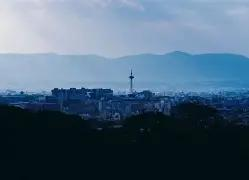
#> input picture Assignment_Cluster/문제해결과인공지능/images/Day_view/OIP (1).jpg, 249 x 180 px
$ python -i Generate_CSV.py   (imports and definitions only)
#> lines starting #> are read from the running program, lines starting #| are printed output that depends on the picture; after the words box and inside, x2 and y2 are one past the last pixel; in counts of white or black regions, pixels touching at a corner belong together
#> further down, picture is the input picture: shape (180, 249, 3); mean B, G, R 121, 99.7, 76.3
import cv2
import numpy as np
import csv
import os

# 1. HSV 색상 범위 정의 (유채색 6종 + 무채색 3종)
# 국제 표준 색상 공간(Color Space) 정률 및 색상환(Color Wheel)에서 기원한 수치
COLOR_RANGES = {
    # [무채색] 명도(V)와 채도(S) 기준
    'Black':      {'lower': np.array([0, 0, 0]),       'upper': np.array([180, 255, 45])},
    'White':      {'lower': np.array([0, 0, 200]),     'upper': np.array([180, 30, 255])},
    'Gray':       {'lower': np.array([0, 0, 46]),      'upper': np.array([180, 40, 199])},
    # 유채색: 색상(H: 0~180) 기준
    'Red':        [
                    {'lower': np.array([0, 50, 50]),   'upper': np.array([10, 255, 255])},
                    {'lower': np.array([170, 50, 50]), 'upper': np.array([180, 255, 255])}
                  ],
    'Skin/Orange':{'lower': np.array([11, 40, 50]),    'upper': np.array([25, 255, 255])},
    'Yellow':     {'lower': np.array([26, 50, 50]),    'upper': np.array([35, 255, 255])},
    'Green':      {'lower': np.array([36, 50, 50]),    'upper': np.array([85, 255, 255])},
    'Blue':       {'lower': np.array([86, 50, 50]),    'upper': np.array([135, 255, 255])},
    'Purple':     {'lower': np.array([136, 50, 50]),   'upper': np.array([169, 255, 255])}
}

# 2. 이미지 1장 추출 함수
def extract_top3_colors(frame):
    hsv = cv2.cvtColor(frame, cv2.COLOR_BGR2HSV)
#> hsv: shape (180, 249, 3); mean H, S, V 103.5, 149.1, 121
    total_pixels = frame.shape[0] * frame.shape[1]
#> total_pixels = 44820
    color_counts = {}

    # 각 색상 마스크별 픽셀 수 계산
    for color_name, bounds in COLOR_RANGES.items():
        if isinstance(bounds, list): # Red처럼 범위가 2개인 경우
            #inRange함수는 영상내의 픽셀을 조사하여 맞으면 흰색, 안맞으면 검정색 마스크 생성
            # 1. 0~10 범위에 해당하는 픽셀들만 흰색(255)으로 표시한 마스크 1 생성
            mask1 = cv2.inRange(hsv, bounds[0]['lower'], bounds[0]['upper'])
            # 2. 170~180 범위에 해당하는 픽셀들만 흰색(255)으로 표시한 마스크 2 생성
            mask2 = cv2.inRange(hsv, bounds[1]['lower'], bounds[1]['upper'])
            # 3. or연산으로 합치
            mask = cv2.bitwise_or(mask1, mask2)
        else:
            mask = cv2.inRange(hsv, bounds['lower'], bounds['upper'])

        color_counts[color_name] = cv2.countNonZero(mask) #해당되는 색상의 픽셀 개수 카운팅
#> this loop made 9 passes
#> pass 1, in extract_top3_colors, `mask = cv2.inRange(hsv, bounds['lower'], bounds['upper'])`:
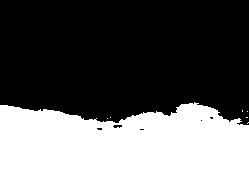
#> mask: shape (180, 249); 37% white; 7 white regions (6 under 20 px), largest, box (x1, y1, x2, y2) and area: (0, 102, 249, 180) 16584
#> pass 2, in extract_top3_colors, `mask = cv2.inRange(hsv, bounds['lower'], bounds['upper'])`:
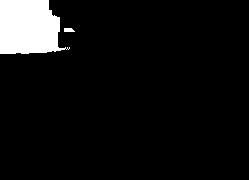
#> mask: shape (180, 249); 6.8% white; 2 white regions, box (x1, y1, x2, y2) and area: (0, 0, 70, 54) 3014, (64, 28, 75, 32) 38
#> pass 3, in extract_top3_colors, `mask = cv2.inRange(hsv, bounds['lower'], bounds['upper'])`:
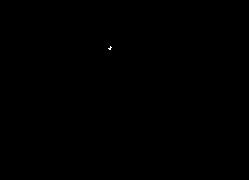
#> mask: shape (180, 249); 0.02% white in thin lines or dots, all inside (x1, y1, x2, y2) = (108, 46, 112, 50)
#> after the loop: mask: shape (180, 249); every value is 0
#> after the loop, color_counts = 9 items

    # 내림차순 정렬 후 비율 계산
    sorted_colors = sorted(color_counts.items(), key=lambda x: x[1], reverse=True)
#> sorted_colors = [('Blue', 22664), ('Black', 16593), ('White', 3052), ('Gray', 8), ('Red', 0), ('Skin/Orange', 0), ('Yellow', 0), ('Green', 0), ('Purple', 0)]

    top3 = sorted_colors[:3] #내림차순으로 정리한 후 0번째 인덱스(1위)부터 2번째(3위)까지 슬라이싱
#> top3 = [('Blue', 22664), ('Black', 16593), ('White', 3052)]
    top3_sum = sum([count for _, count in top3]) #상위 3개의 색상이 차지하는 총 픽셀의 개수를 제고, 색상 이름을 쓰지 말고 픽셀수만 카운트
#> top3_sum = 42309
    etc_ratio = round(((total_pixels - top3_sum) / total_pixels) * 100, 2)
#> etc_ratio = 5.6

    results = []
    for name, count in top3:
        ratio = round((count / total_pixels) * 100, 2)
        results.append((name, ratio))
#> this loop made 3 passes
#> (name, count, ratio) on passes 1 to 3: ('Blue', 22664, 50.57), ('Black', 16593, 37.02), ('White', 3052, 6.81)
#> after the loop, results = [('Blue', 50.57), ('Black', 37.02), ('White', 6.81)]

    return results, etc_ratio

# 3. 폴더 내 이미지 일괄 처리 및 CSV 생성
image_folder = "./images"  # 분석할 이미지들이 들어있는 폴더 경로

# 폴더가 없으면 자동 생성
# [37 lines not run here, left out]

>>> import cv2
>>> picture = cv2.imread('images/Day_view/OIP (1).jpg')
>>> result = extract_top3_colors(picture)
#> result = ([('Blue', 50.57), ('Black', 37.02), ('White', 6.81)], 5.6)

$ run again, on Assignment_Cluster/문제해결과인공지능/images/Evening_view/OIP (10).jpg
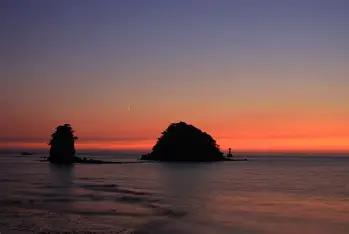
#> input picture Assignment_Cluster/문제해결과인공지능/images/Evening_view/OIP (10).jpg, 349 x 234 px
#> picture is the input picture: shape (234, 349, 3); mean B, G, R 84.3, 83.8, 114
#> hsv: shape (234, 349, 3); mean H, S, V 74.4, 84.3, 119.9
#> the loop in extract_top3_colors, `for color_name, bounds in COLOR_RANGES.items():` made 9 passes
#> pass 1, in extract_top3_colors, `mask = cv2.inRange(hsv, bounds['lower'], bounds['upper'])`:
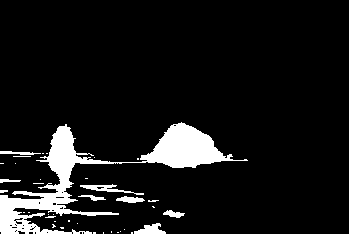
#> mask: shape (234, 349); 8.7% white; 38 white regions (29 under 20 px), largest, box (x1, y1, x2, y2) and area: (0, 122, 248, 234) 6035, (80, 184, 144, 195) 221, (134, 223, 166, 234) 208
#> after the loop in extract_top3_colors, `for color_name, bounds in COLOR_RANGES.items():`:
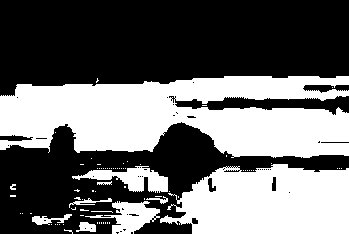
#> mask1: shape (234, 349); 42.1% white; 77 white regions (66 under 20 px), largest, box (x1, y1, x2, y2) and area: (0, 76, 349, 158) 20966, (160, 164, 349, 234) 10362, (72, 166, 168, 193) 1188
#> after the loop in extract_top3_colors, `for color_name, bounds in COLOR_RANGES.items():`: color_counts = 9 items
#> sorted_colors = [('Red', 40504), ('Blue', 12165), ('Gray', 11187), ('Black', 7070), ('Skin/Orange', 1952), ('Purple', 902), ('White', 0), ('Yellow', 0), ('Green', 0)]
#> top3 = [('Red', 40504), ('Blue', 12165), ('Gray', 11187)]
#> top3_sum = 63856
#> etc_ratio = 21.81
#> the loop in extract_top3_colors, `for name, count in top3:` made 3 passes
#> (name, count, ratio) on passes 1 to 3: ('Red', 40504, 49.6), ('Blue', 12165, 14.9), ('Gray', 11187, 13.7)
#> after the loop in extract_top3_colors, `for name, count in top3:`: results = [('Red', 49.6), ('Blue', 14.9), ('Gray', 13.7)]
#> result = ([('Red', 49.6), ('Blue', 14.9), ('Gray', 13.7)], 21.81)

$ run again, on Assignment_Cluster/문제해결과인공지능/images/Evening_view/OIP (11).jpg
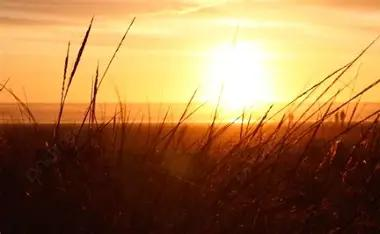
#> input picture Assignment_Cluster/문제해결과인공지능/images/Evening_view/OIP (11).jpg, 380 x 234 px
#> picture is the input picture: shape (234, 380, 3); mean B, G, R 70.3, 118.1, 160.5
#> hsv: shape (234, 380, 3); mean H, S, V 14.5, 175.8, 160.5
#> the loop in extract_top3_colors, `for color_name, bounds in COLOR_RANGES.items():` made 9 passes
#> pass 1, in extract_top3_colors, `mask = cv2.inRange(hsv, bounds['lower'], bounds['upper'])`:
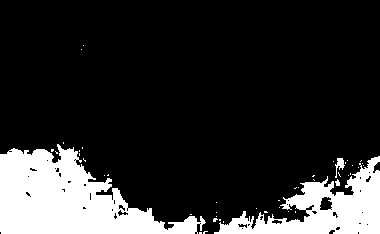
#> mask: shape (234, 380); 17.6% white; 45 white regions (41 under 20 px), largest, box (x1, y1, x2, y2) and area: (0, 144, 206, 234) 10024, (214, 156, 380, 234) 5372, (335, 158, 345, 178) 86, (335, 179, 340, 186) 24
#> after the loop in extract_top3_colors, `for color_name, bounds in COLOR_RANGES.items():`:
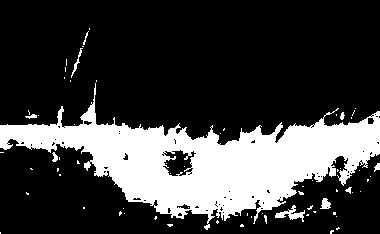
#> mask1: shape (234, 380); 24.4% white; 68 white regions (58 under 20 px), largest, box (x1, y1, x2, y2) and area: (0, 83, 380, 230) 20894, (275, 205, 305, 222) 191, (320, 198, 331, 209) 80
#> after the loop in extract_top3_colors, `for color_name, bounds in COLOR_RANGES.items():`: color_counts = 9 items
#> sorted_colors = [('Skin/Orange', 34705), ('Red', 21668), ('Black', 15620), ('Yellow', 8953), ('White', 3822), ('Gray', 0), ('Green', 0), ('Blue', 0), ('Purple', 0)]
#> top3 = [('Skin/Orange', 34705), ('Red', 21668), ('Black', 15620)]
#> top3_sum = 71993
#> etc_ratio = 19.04
#> the loop in extract_top3_colors, `for name, count in top3:` made 3 passes
#> (name, count, ratio) on passes 1 to 3: ('Skin/Orange', 34705, 39.03), ('Red', 21668, 24.37), ('Black', 15620, 17.57)
#> after the loop in extract_top3_colors, `for name, count in top3:`: results = [('Skin/Orange', 39.03), ('Red', 24.37), ('Black', 17.57)]
#> result = ([('Skin/Orange', 39.03), ('Red', 24.37), ('Black', 17.57)], 19.04)

$ run again, on Assignment_Cluster/문제해결과인공지능/images/Indoor_View/OIP (1).jpg
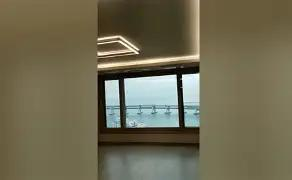
#> input picture Assignment_Cluster/문제해결과인공지능/images/Indoor_View/OIP (1).jpg, 292 x 180 px
#> picture is the input picture: shape (180, 292, 3); mean B, G, R 81.7, 106, 111.5
#> hsv: shape (180, 292, 3); mean H, S, V 30.3, 87.5, 114.5
#> the loop in extract_top3_colors, `for color_name, bounds in COLOR_RANGES.items():` made 9 passes
#> pass 1, in extract_top3_colors, `mask = cv2.inRange(hsv, bounds['lower'], bounds['upper'])`:
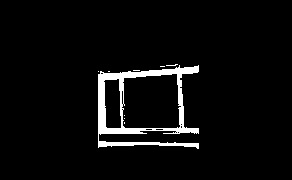
#> mask: shape (180, 292); 4.4% white; 9 white regions (8 under 20 px), largest, box (x1, y1, x2, y2) and area: (98, 65, 199, 149) 2293
#> pass 3, in extract_top3_colors, `mask = cv2.inRange(hsv, bounds['lower'], bounds['upper'])`:
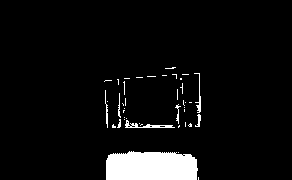
#> mask: shape (180, 292); 5.8% white; 42 white regions (34 under 20 px), largest, box (x1, y1, x2, y2) and area: (106, 151, 198, 180) 2431, (125, 120, 175, 128) 145, (194, 73, 201, 113) 78
#> after the loop in extract_top3_colors, `for color_name, bounds in COLOR_RANGES.items():`: color_counts = 9 items
#> sorted_colors = [('Skin/Orange', 38102), ('Yellow', 4633), ('Gray', 3024), ('Black', 2325), ('White', 1192), ('Blue', 1170), ('Green', 100), ('Red', 0), ('Purple', 0)]
#> top3 = [('Skin/Orange', 38102), ('Yellow', 4633), ('Gray', 3024)]
#> top3_sum = 45759
#> etc_ratio = 12.94
#> the loop in extract_top3_colors, `for name, count in top3:` made 3 passes
#> (name, count, ratio) on passes 1 to 3: ('Skin/Orange', 38102, 72.49), ('Yellow', 4633, 8.81), ('Gray', 3024, 5.75)
#> after the loop in extract_top3_colors, `for name, count in top3:`: results = [('Skin/Orange', 72.49), ('Yellow', 8.81), ('Gray', 5.75)]
#> result = ([('Skin/Orange', 72.49), ('Yellow', 8.81), ('Gray', 5.75)], 12.94)
